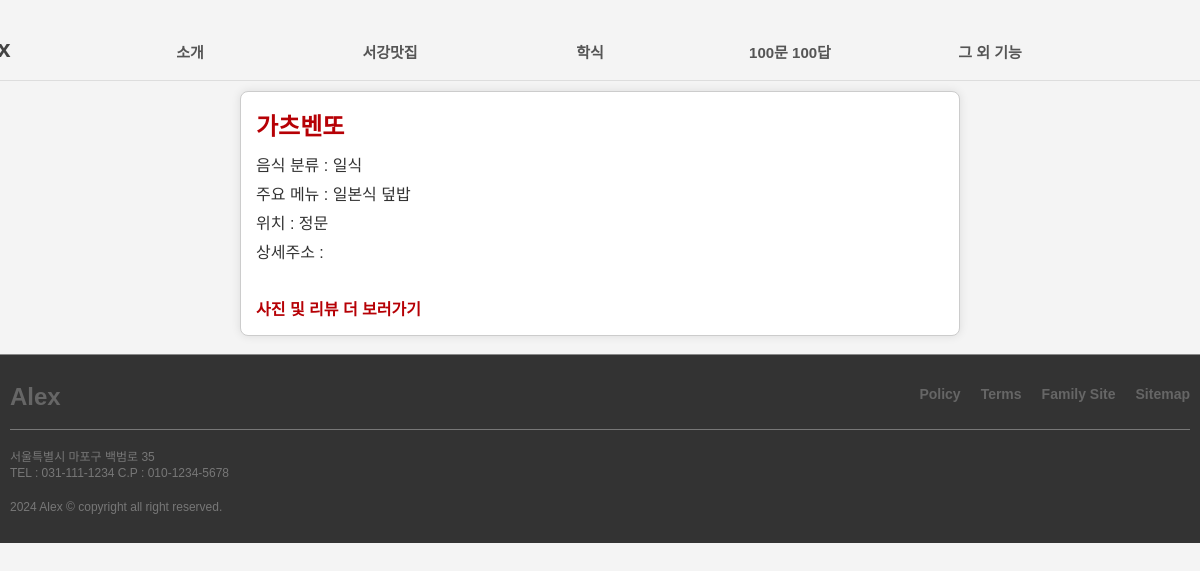
The page /food/5/ on the database its author committed.
### food/models.py (models this page shows, shortened)
class Food(models.Model):
  restaurant = models.CharField(max_length=100) #가게 이름
  category = models.CharField(max_length=10) #한중양일식 중 하나 혹은 기타
  location = models.CharField(max_length=10) #위치(정문 후문 남문 신촌 등)
  location_detail = models.TextField(blank=True)
  description = models.TextField(blank=True) #대표메뉴 등
  image = models.TextField(blank=True)
  image_url = models.TextField(blank=True)

### food/views.py (the view)
# urls.py: path('<int:food_id>/', views.food_detail, name='food_detail'),
def food_detail(request, food_id):
  food = get_object_or_404(Food, pk=food_id)
  return render(request, 'food/food_detail.html', {'food': food})

### food/templates/food/food_detail.html (shortened to what this page needs)
<!DOCTYPE html>
{% load static %}
<html lang="ko">
<head>
  <link rel="stylesheet" href="{% static 'css/food_detail.css' %}?after">
</head>
<body>
  <header>
    <div class="inner">
        <h1><a href="{% url 'home' %}">Alex</a></h1>
        <ul id="gnb">
          <li>
            <a href="#">소개</a>
          </li>
          <li>
            <a href="#">서강맛집</a>
          </li>
          <li><a href="#">학식</a></li>
          <li><a href="{% url 'hunQ' %}">100문 100답</a></li>
          <li>
            <a href="#">그 외 기능</a>
          </li>
        </ul>
    </div>
  </header>
  <div class="food_detail">
    <h2>{{ food.restaurant }}</h2>
    <p>음식 분류 : {{ food.category }}</p>
    <p>주요 메뉴 : {{ food.description }}</p>
    <p>위치 : {{ food.location }} </p>
    <p>상세주소 : {{ food.location_detail }}</p>
    <img src="{{ food.image }}" width="200" /><br>
    <a href="{{ food.image_url }}">사진 및 리뷰 더 보러가기</a>
  </div>
  <br>
  <footer>
    <div class="inner">
        <div class="upper">
            <h1>Alex</h1>
            <ul>
                <li><a href="#">Policy</a></li>
                <li><a href="#">Terms</a></li>
                <li><a href="#">Family Site</a></li>
                <li><a href="#">Sitemap</a></li>
            </ul>
        </div>
        <div class="lower">
            <address>
                서울특별시 마포구 백범로 35<br>
                TEL : 031-111-1234 C.P : 010-1234-5678
            </address>
            <p>
                2024 Alex &copy; copyright all right reserved.
            </p>
        </div>
    </div>
  </footer>
</body>
</html>

### food/static/css/food_detail.css (style rules this page uses)
* { margin: 0px; padding: 0px; box-sizing: border-box; }
ul, ol { list-style: none; }
a { text-decoration: none; }
header { width: 100%; border-bottom: 1px solid #ddd; }
header .inner { width: 1180px; height: 80px; margin: 0px auto; position: relative; }
header .inner h1 { position: absolute; left: -50px; bottom: 15px; }
header .inner h1 a { font: bold 24px/1 "arial"; color: #444; }
header .inner #gnb { position: absolute; bottom: 0px; right: 100px; width: 1000px; margin: 30px auto; }
header .inner #gnb > li:nth-of-type(1) { float: left; position: absolute; width: 20%; right: 800px; top: -25px; text-align: center; line-height: 40px; }
header .inner #gnb > li:nth-of-type(2) { float: left; position: absolute; width: 20%; right: 600px; top: -25px; text-align: center; line-height: 40px; }
header .inner #gnb > li:nth-of-type(3) { float: left; position: absolute; width: 20%; right: 400px; top: -25px; text-align: center; line-height: 40px; }
header .inner #gnb > li:nth-of-type(4) { float: left; position: absolute; width: 20%; right: 200px; top: -25px; text-align: center; line-height: 40px; }
header .inner #gnb > li:nth-of-type(5) { float: left; position: absolute; width: 20%; right: 0px; top: -25px; text-align: center; line-height: 40px; }
header .inner #gnb li a { display: block; font: bold 15px/1 "arial"; color: #555; padding: 20px 40px; transition: all 0.5s; }
body { font-family: Arial, sans-serif; margin: 0; padding: 0; background-color: #f4f4f4; }
.food_detail { border: 1px solid #ccc; border-radius: 8px; padding: 15px; margin: 15px 0; background-color: #fff; box-shadow: 0 0 10px rgba(0, 0, 0, 0.1); width: 60%; margin: auto; margin-top: 10px; }
.food_detail h2 { color: #B60005; font-size: 1.5em; margin-bottom: 10px; }
.food_detail p { color: #333; margin-bottom: 5px; }
.food_detail a { display: block; color: #B60005; margin-top: 10px; text-decoration: none; font-weight: bold; }
footer { width: 100%; background: #333; padding: 30px 0px; border-top: 1px solid #888; }
footer .inner { width: 1180px; margin: 0px auto; }
footer .inner .upper { width: 100%; border-bottom: 1px solid #777; padding-bottom: 20px; }
footer .inner .upper::after { content: ""; display: block; clear: both; }
footer .inner .upper h1 { float: left; font: bold 24px/1 "arial"; color: #666; }
footer .inner .upper ul { float: right; }
footer .inner .upper ul li { float: left; margin-left: 20px; }
footer .inner .upper ul li a { font: bold 14px/1 "arial"; color: #666; }
footer .inner .lower { width: 100%; padding-top: 20px; }
footer .inner .lower address { width: 100%; font: 12px/1.3 "arial"; color: #777; margin-bottom: 20px; }
footer .inner .lower p { width: 100%; font: 12px/1 "arial"; color: #777; }

### rows shown on the page
Food: restaurant "가츠벤또", category "일식", description "일본식 덮밥", location "정문"
